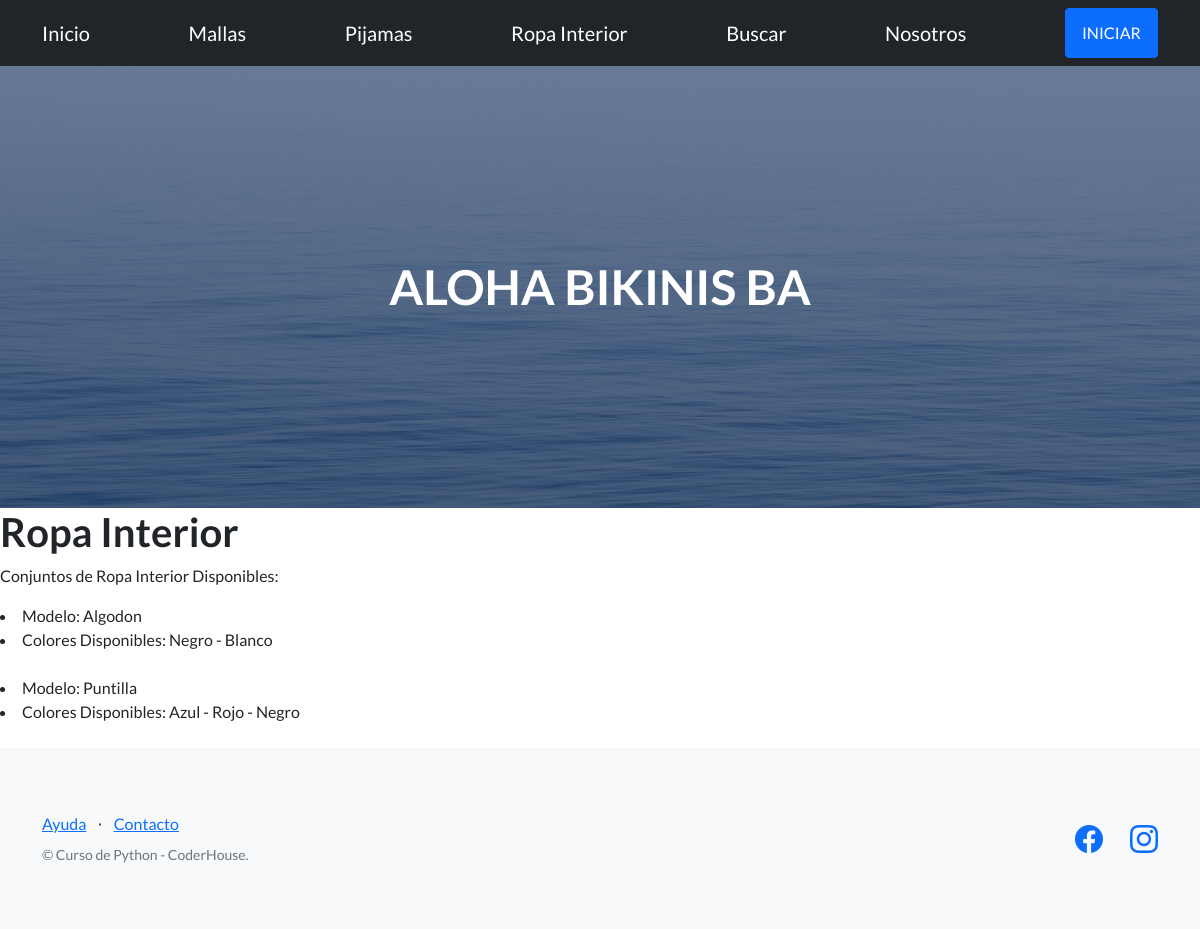
Screenshot of /ropainterior with the database file from the repository.
### TercerEntrega/models.py (models this page shows, shortened)
class RopaInterior(models.Model):
    nombreModelo= models.CharField(max_length=30)
    info= models.CharField(max_length=30)
    talles= models.CharField(max_length=30)
    colores = models.CharField(max_length=30)

### TercerEntrega/views.py (the view)
# urls.py: path('ropainterior', views.ropainterior, name="Ropa Interior"),
def ropainterior(request):
      rop = RopaInterior.objects.all() #trae toda la ropa interior
      contexto = {"rop":rop}
      return render(request, "TercerEntrega/ropainterior.html",contexto)

### TercerEntrega/templates/TercerEntrega/ropainterior.html
{% extends "TercerEntrega/padre.html" %}
{% load static %}
{% block contenidoQueCambia %}
    <h1>Ropa Interior</h1>
    <p>Conjuntos de Ropa Interior Disponibles:</p>
    {% for p in rop %}
    <li>Modelo: {{p.nombreModelo}}</li>
    <li>Colores Disponibles: {{p.colores}}</li><br/>
    {% endfor %}
{% endblock %}

### rows the page displays
RopaInterior: nombreModelo "Algodon", colores "Negro - Blanco"
RopaInterior: nombreModelo "Puntilla", colores "Azul - Rojo - Negro"
